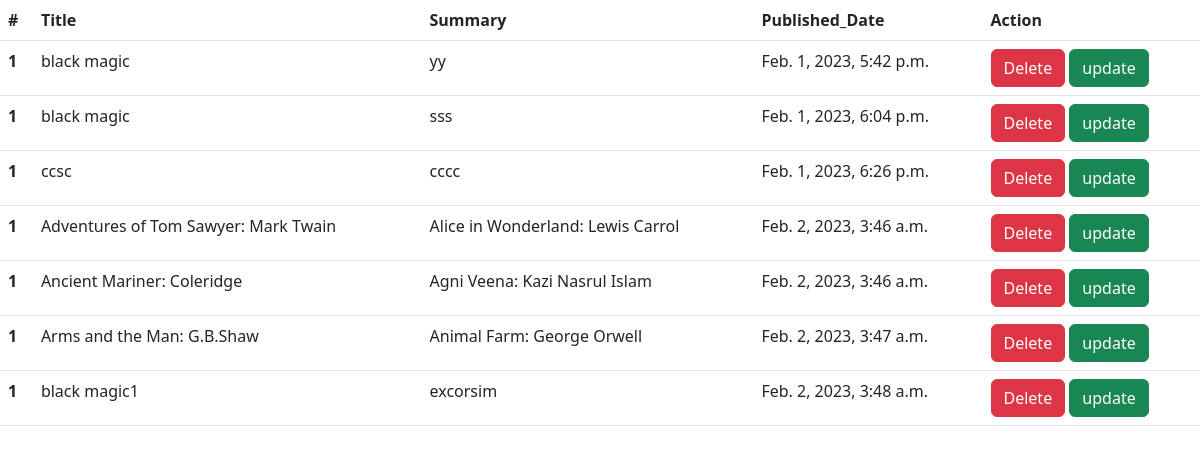
The page /Booklist/ on the database its author committed.
### library/models.py (models this page shows)
class Book(models.Model):
    title=models.CharField(max_length=100)
    summary=models.TextField()
    published_date=models.DateTimeField(auto_now_add=True)
    author=models.ForeignKey(Author,
    on_delete=models.SET_NULL,
    null=True
    )

### library/views.py (the view)
# urls.py: path("Booklist/",views.Booklist.as_view(),name="booklist"),
class Booklist(ListView):
    model = Book
    template_name = "Booklist.html"

### library/Templates/Booklist.html (shortened to what this page needs)
{% extends 'base.html'%}
{% block context %}
<table class="table">
    <thead>
      <tr>
        <th scope="col">#</th>
        <th scope="col">Title</th>
        <th scope="col">Summary</th>
        <th scope="col">Published_Date</th>
        <th scope="col">Action</th>
      </tr>
    </thead>
    <tbody>
      <tr>
        {% for Book in   object_list %}
        <th scope="row">1</th>
        <td>{{Book.title}}</td>
        <td>{{Book.summary}}</td>
        <td>{{Book.published_date}}</td>
        <td>
            <form action="{%url 'book_delete' Book.id %}" method="post" class="d-inline">
                <input type="submit"class="btn btn-danger" value="Delete">
            </form>
            <form action="{%url 'book_update' Book.id %}" method="post" class="d-inline">
                <input type="submit"class="btn btn-success" value="update">
            </form>
        </td>
      </tr>
      {% endfor %}
    </tbody>
  </table>
{% endblock context %}

### library/Templates/base.html (shortened to what this page needs)
<!DOCTYPE html>
<html lang="en">
<head>
    <link href="https://cdn.jsdelivr.net/npm/bootstrap@5.3.0-alpha1/dist/css/bootstrap.min.css" rel="stylesheet"
>
</head>
<body>
    {% block context %}
    {% endblock context %}
</body>
</html>

### rows shown on the page
Book: title "black magic", summary "yy", published_date "Feb. 1, 2023, 5:42 p.m."
Book: title "black magic", summary "sss", published_date "Feb. 1, 2023, 6:04 p.m."
Book: title "ccsc", summary "cccc", published_date "Feb. 1, 2023, 6:26 p.m."
Book: title "Adventures of Tom Sawyer: Mark Twain", summary "Alice in Wonderland: Lewis Carrol", published_date "Feb. 2, 2023, 3:46 a.m."
Book: title "Ancient Mariner: Coleridge", summary "Agni Veena: Kazi Nasrul Islam", published_date "Feb. 2, 2023, 3:46 a.m."
Book: title "Arms and the Man: G.B.Shaw", summary "Animal Farm: George Orwell", published_date "Feb. 2, 2023, 3:47 a.m."
Book: title "black magic1", summary "excorsim", published_date "Feb. 2, 2023, 3:48 a.m."
